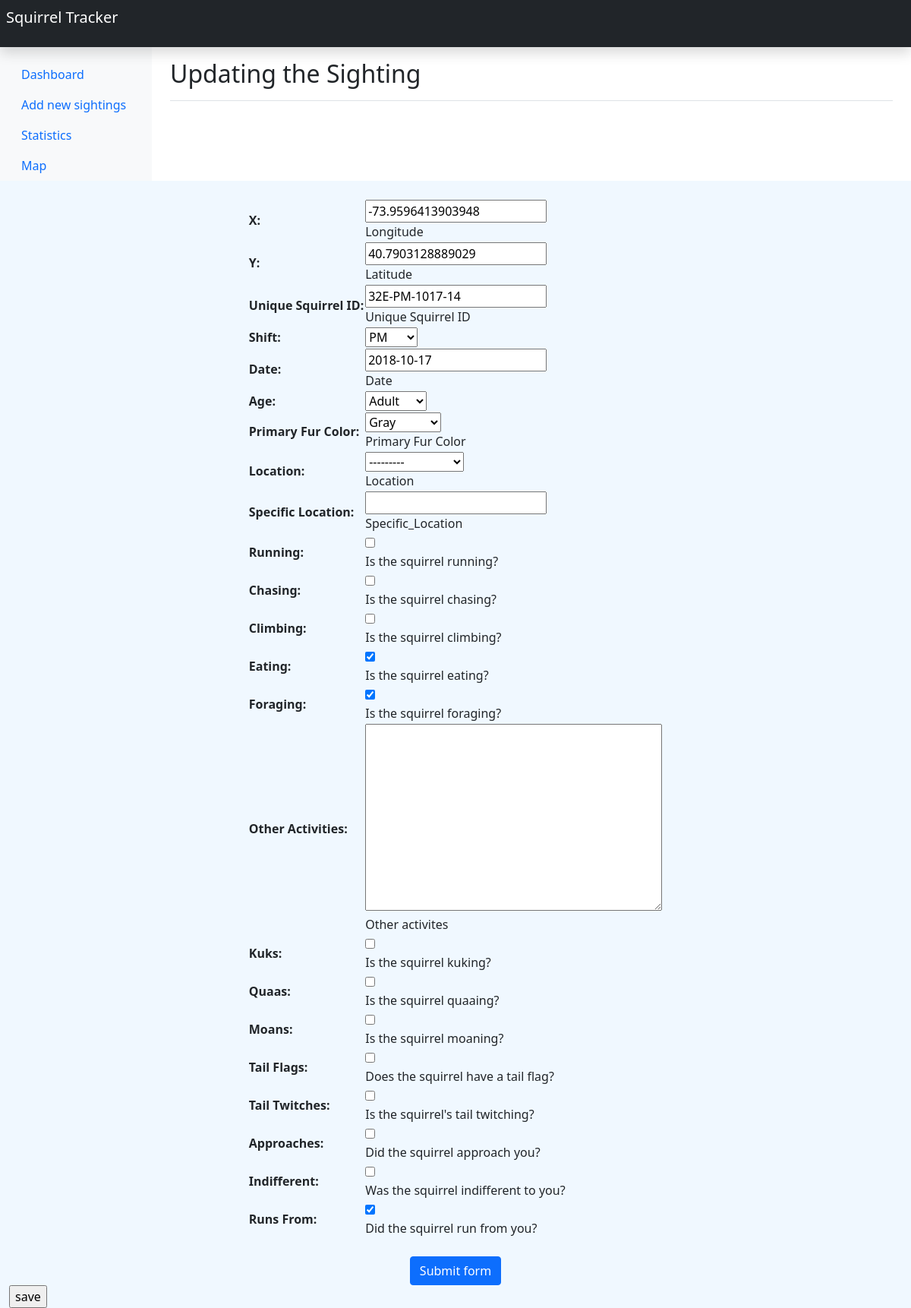
/sightings/32E-PM-1017-14/, run on the app's committed database.
### sightings/models.py (models this page shows, shortened)
class Squirrels(models.Model) :
    X = models.FloatField(
        help_text=_('Longitude'),
    )
    Y = models.FloatField(
        help_text=_('Latitude'),
    )
    Unique_Squirrel_ID = models.CharField(
        max_length=50,
        help_text=_('Unique Squirrel ID'),
        primary_key=True,
        default=None,
    )
    PM = 'PM'
    AM = 'AM'
    Shift_choices  = (
        (PM,'PM'),
        (AM,'AM'),
    )
    Shift = models.CharField(
        max_length=2,
        choices=Shift_choices,
    )
    Date = models.DateField(
        help_text=_('Date'),
        blank=True,
    )
    Adult = 'Adult'
    Juvenile = 'Juvenile'
    Age_choices = (
        (Adult,'Adult'),
        (Juvenile,'Juvenile'),
    )
    Age = models.CharField(
        max_length=50,
        choices=Age_choices,
        blank=True,
        null=True,
    )
    GRAY = 'Gray'
    CINNAMON = 'Cinnamon'
    BLACK = 'Black'
    Color_Choices = (
        (GRAY,'Gray'),
        (CINNAMON,'Cinnamon'),
        (BLACK,'Black'),
    )
    Primary_Fur_Color = models.CharField(
        help_text=_('Primary Fur Color'),
        max_length=50,
        choices=Color_Choices,
        blank=True,
        null=True,
    )
    Ground_Plane = 'Ground Plane'
    Above_Ground = 'Above Ground'
    Location_Choices = (
        (Ground_Plane,'Ground Plane'),
        (Above_Ground,'Above Ground'),
    )
    Location = models.CharField(
        help_text=_('Location'),
        max_length=50,
        choices=Location_Choices,
        blank=True,
        null=True,
    )
    Specific_Location = models.CharField(
        help_text=_('Specific_Location'),
        max_length=255,
        blank=True,
        null=True,
    )
    Running = models.BooleanField(
        help_text=_('Is the squirrel running?'),default=False)
    Chasing = models.BooleanField(
        help_text=_('Is the squirrel chasing?'),default=False)
    Climbing = models.BooleanField(
        help_text=_('Is the squirrel climbing?'),default=False)
    Eating = models.BooleanField(
        help_text=_('Is the squirrel eating?'),default=False)
    Foraging = models.BooleanField(
        help_text=_('Is the squirrel foraging?'),default=False)
    Other_Activities = models.TextField(
        max_length = 100,
        help_text=_('Other activites'),
        null=True,
        blank=True,
    )
    Kuks = models.BooleanField(
        help_text=_('Is the squirrel kuking?'), default=False)
    Quaas = models.BooleanField(
        help_text=_('Is the squirrel quaaing?'), default=False)
    Moans = models.BooleanField(
        help_text=_('Is the squirrel moaning?'), default=False)
    Tail_Flags = models.BooleanField(
        help_text=_('Does the squirrel have a tail flag?'), default=False)
    Tail_Twitches = models.BooleanField(
        help_text=_('Is the squirrel\'s tail twitching?'), default=False)
    Approaches = models.BooleanField(
        help_text=_('Did the squirrel approach you?'), default=False)
    Indifferent = models.BooleanField(
        help_text=_('Was the squirrel indifferent to you?'), default=False)
    Runs_From = models.BooleanField(
        help_text=_('Did the squirrel run from you?'), default=False)

### sightings/views.py (the view)
# urls.py: path('sightings/<squirrel_id>/', views.update, name='update'),
def update(request, squirrel_id):
    object1 = get_object_or_404(Squirrels, Unique_Squirrel_ID=squirrel_id)
    if request.method=='POST':
        form = SquirrelSightingForm(request.POST, instance=object1)
        if form.is_valid():
            form.save()
            return redirect(f'/sightings/{squirrel_id}')
    else:
        form = SquirrelSightingForm(instance=object1)
    context = {
            'form': form,
            'squirrel_id':squirrel_id,
            }
    return render(request, 'sightings/update.html', context)

### sightings/forms.py
class SquirrelSightingForm(ModelForm):
    class Meta:
        model = Squirrels
        fields = '__all__'

### sightings/templates/sightings/update.html (shortened to what this page needs)
<!doctype html>
<html lang="en">
  <head>
<link href="https://getbootstrap.com/docs/5.0/dist/css/bootstrap.min.css" rel="stylesheet">
    <link href="https://getbootstrap.com/docs/5.0/examples/dashboard/dashboard.css" rel="stylesheet">
  </head>
  <body>
<header class="navbar navbar-dark sticky-top bg-dark flex-md-nowrap p-0 shadow ">
        <p style="font-size:40" class="navbar-brand navbar-dark sticky-top bg-dark col-md-3 col-lg-2 me-0 p-2">Squirrel Tracker</p>
</header>
<div class="container-fluid">
<div class="row">
    <nav id="sidebarMenu" class="col-md-3 col-lg-2 d-md-block bg-light sidebar collapse">
      <div class="position-sticky pt-3">
        <ul class="nav flex-column">
          <li class="nav-item">
            <a class="nav-link" href="/sightings/">
              Dashboard
            </a>
          </li>
          <li class="nav-item">
            <a class="nav-link" href="/sightings/add/">
              Add new sightings
            </a>
          </li>
          <li class="nav-item">
            <a class="nav-link" href="/sightings/stats/">
              Statistics
            </a>
          </li>
          <li class="nav-item">
            <a class="nav-link" href="/map/">
              Map
            </a>
          </li>
        </ul>
      </div>
    </nav>
    <main class="col-md-9 ms-sm-auto col-lg-10 px-md-4">
      <div class="d-flex justify-content-between flex-wrap flex-md-nowrap align-items-center pt-3 pb-2 mb-3 border-bottom">
        <h1 class="h2">Updating the Sighting</h1>
      </div>
   </main>
    <div class="starter-template" style="background-color:#F0F8FF">
           <br>
           <form class="form-group" action="." method="post">{% csrf_token %}
            <table align="center">{{ form }}</table>
            <br>
            <center>
            <button class="btn btn-primary" type="submit">Submit form</button></center>
            <input type="submit" value="save">
            </form>
     </div>
</body>
</html>

### data on the page
Squirrels: X "-73.9596413903948", Y "40.7903128889029", Unique_Squirrel_ID "32E-PM-1017-14", Shift "PM", Date "2018-10-17", Age "Adult", Primary_Fur_Color "Gray", Location "---------", Eating "☑", Foraging "☑", Runs_From "☑"
